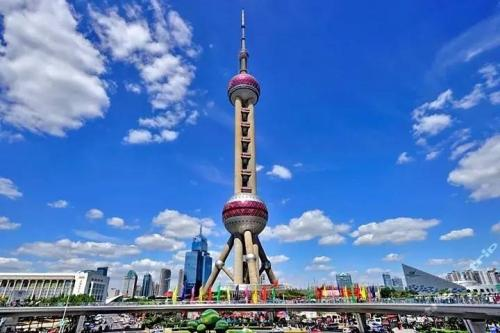
#> input picture picture.bmp, 500 x 333 px
$ jupyter execute Action_1.ipynb
#> lines starting #> are read from the running program, lines starting #| are printed output that depends on the picture
# Action 1

[cell 1]
import numpy as np

[cell 2]
from scipy.linalg import svd
from PIL import Image
import matplotlib.pyplot as plt

##### 以下方法取前k个特征，对图像进行还原

[cell 3]
def get_image_feature(s, k):
	# 对于S，只保留前K个特征值
	s_temp = np.zeros(s.shape[0])
	s_temp[0:k] = s[0:k]
	s = s_temp * np.identity(s.shape[0])
	# 用新的s_temp，以及p,q重构A
	temp = np.dot(p,s)
	temp = np.dot(temp,q)
	plt.imshow(temp, cmap=plt.cm.gray, interpolation='nearest')
	plt.show()
	print(A-temp)

##### 加载一张网上下载的彩色图片

[cell 4]
image = Image.open('./picture.bmp')
#> image is the input picture: PIL image 500x333 RGB; mean R, G, B 84.7, 124.7, 188.9

##### 对图像进行灰度化处理，使用PIL自带的灰度处理方法 （不进行灰色处理会报expected matrix的错）

[cell 5]
im_gray = image.convert('L')
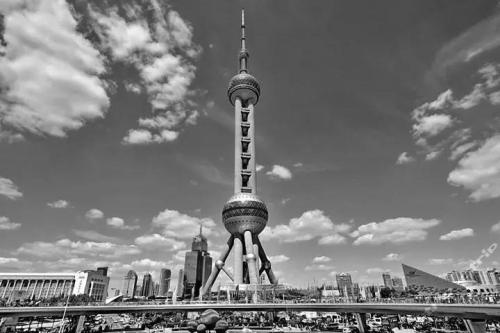
#> im_gray: PIL image 500x333 L; min 0, max 255, mean 120.1

##### 将灰度化后的图片转化为图像矩阵

[cell 6]
A = np.array(im_gray)

[cell 7]
# 显示原图像
plt.imshow(A, cmap=plt.cm.gray, interpolation='nearest')

[cell 8]
plt.show()

##### 对图像矩阵A进行奇异值分解，得到p,s,q

[cell 9]
p,s,q = svd(A, full_matrices=False)
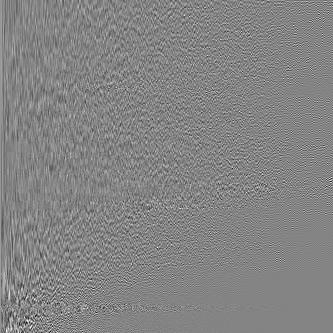
#> p: shape (333, 333) float32; min -0.383, max 0.357, mean 0.000133; drawn with min black and max white
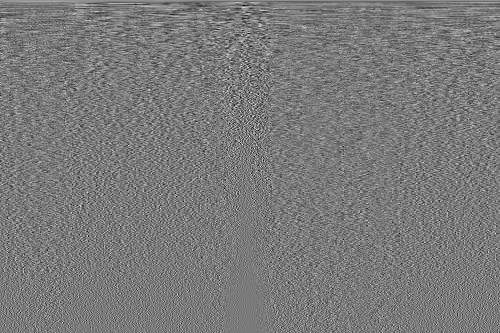
#> q: shape (333, 500) float32; min -0.252, max 0.272, mean 0.000108; drawn with min black and max white
#> s = 333 values, max 49950.3 at index 0, min 1.83 at index 332, mean 513.6

##### 计算原图片像素总共的元素，主要是为了计算1%，10%还有50%的奇异值数分别对应多少特征因子k

[cell 10]
total = 350* 500

##### 计算1%对应的k值

[cell 11]
num_1 = total * 0.01

[cell 12]
num1 = num_1 / (350 + 1 + 500)
num1

[cell 13]
# 取前k个特征，对图像进行还原
get_image_feature(s, 2)
#> in get_image_feature, `temp = np.dot(p,s)`:
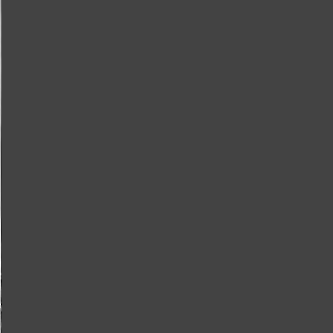
#> temp: shape (333, 333) float64; min -1362.4, max 3752.8, mean 8.2; drawn with min black and max white
#> in get_image_feature, `temp = np.dot(temp,q)`:
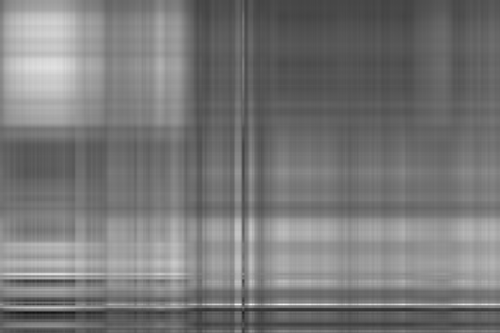
#> temp: shape (333, 500) float64; min 17.15, max 243.7, mean 120.1
#> (printed output is left out)

##### 计算10%对应的k值

[cell 14]
num_10 = total * 0.1
num10 = num_10 / (350 + 1 + 500)
num10

[cell 15]
get_image_feature(s, 20)
#> call 2 of get_image_feature, with s = array of shape (333,), k = 20
#> in get_image_feature (call 2), `temp = np.dot(temp,q)`:
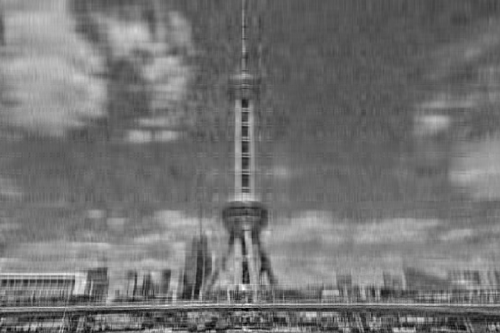
#> temp: shape (333, 500) float64; min -37.16, max 308.9, mean 120.1; drawn with min black and max white
#> (printed output is left out)

##### 可以看到，10%的特征值就能展现原图90%的内容

##### 计算50%对应的k值

[cell 16]
num_50 = total * 0.5
num50 = num_50 / (350 + 1 + 500)
num50

[cell 17]
get_image_feature(s, 100)
#> (printed output is left out)
